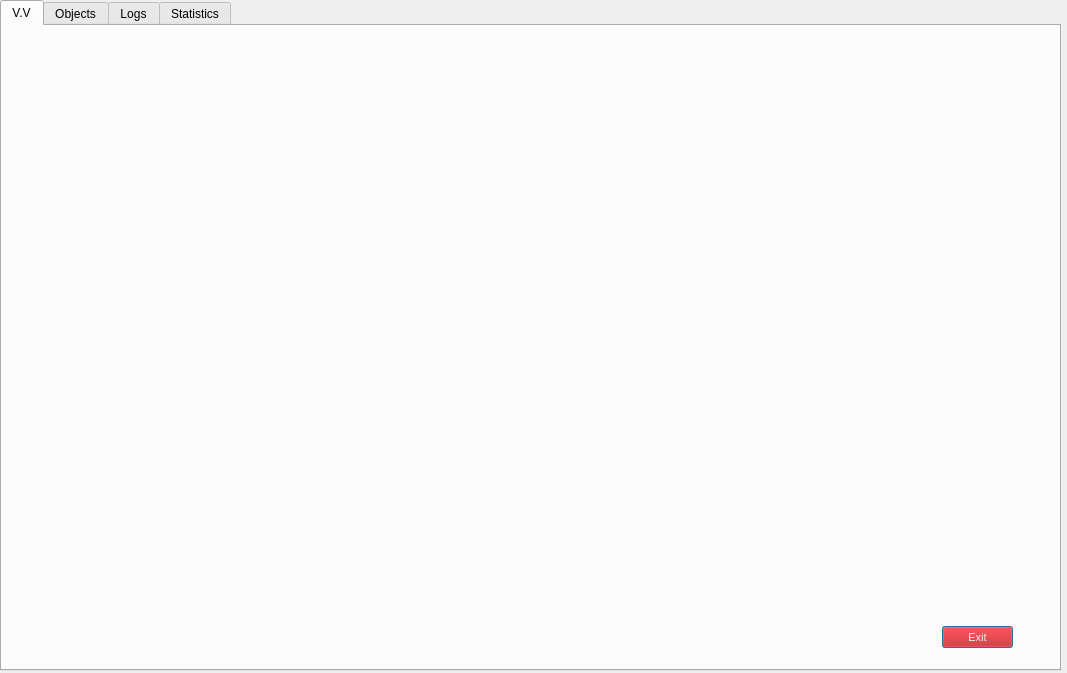
<?xml version="1.0" encoding="UTF-8"?>
<ui version="4.0">
 <class>VV</class>
 <widget class="QDialog" name="VV">
  <property name="geometry">
   <rect>
    <x>0</x>
    <y>0</y>
    <width>1067</width>
    <height>673</height>
   </rect>
  </property>
  <property name="windowTitle">
   <string>Voice Assistance For Visually Impaired Person</string>
  </property>
  <widget class="QTabWidget" name="tabWidget">
   <property name="geometry">
    <rect>
     <x>0</x>
     <y>0</y>
     <width>1061</width>
     <height>671</height>
    </rect>
   </property>
   <property name="currentIndex">
    <number>0</number>
   </property>
   <widget class="QWidget" name="VV_2">
    <attribute name="title">
     <string>V.V</string>
    </attribute>
    <widget class="QLabel" name="DCTpreview">
     <property name="geometry">
      <rect>
       <x>10</x>
       <y>10</y>
       <width>1031</width>
       <height>621</height>
      </rect>
     </property>
     <property name="text">
      <string/>
     </property>
     <property name="scaledContents">
      <bool>true</bool>
     </property>
    </widget>
    <widget class="QPushButton" name="exit">
     <property name="geometry">
      <rect>
       <x>940</x>
       <y>600</y>
       <width>71</width>
       <height>22</height>
      </rect>
     </property>
     <property name="font">
      <font>
       <pointsize>8</pointsize>
      </font>
     </property>
     <property name="styleSheet">
      <string notr="true">background-color: rgb(204, 0, 0);
color: rgb(238, 238, 236);</string>
     </property>
     <property name="text">
      <string>Exit</string>
     </property>
    </widget>
   </widget>
   <widget class="QWidget" name="Objects">
    <attribute name="title">
     <string>Objects</string>
    </attribute>
    <widget class="QLabel" name="detected_objects">
     <property name="geometry">
      <rect>
       <x>10</x>
       <y>10</y>
       <width>751</width>
       <height>441</height>
      </rect>
     </property>
     <property name="text">
      <string/>
     </property>
    </widget>
   </widget>
   <widget class="QWidget" name="tab">
    <attribute name="title">
     <string>Logs</string>
    </attribute>
    <widget class="QScrollArea" name="logs">
     <property name="geometry">
      <rect>
       <x>0</x>
       <y>0</y>
       <width>1051</width>
       <height>631</height>
      </rect>
     </property>
     <property name="widgetResizable">
      <bool>true</bool>
     </property>
     <widget class="QWidget" name="scrollAreaWidgetContents">
      <property name="geometry">
       <rect>
        <x>0</x>
        <y>0</y>
        <width>1049</width>
        <height>629</height>
       </rect>
      </property>
     </widget>
    </widget>
   </widget>
   <widget class="QWidget" name="tab_2">
    <attribute name="title">
     <string>Statistics</string>
    </attribute>
    <widget class="QGraphicsView" name="graph">
     <property name="geometry">
      <rect>
       <x>10</x>
       <y>10</y>
       <width>1041</width>
       <height>621</height>
      </rect>
     </property>
    </widget>
   </widget>
  </widget>
 </widget>
 <resources/>
 <connections/>
</ui>
